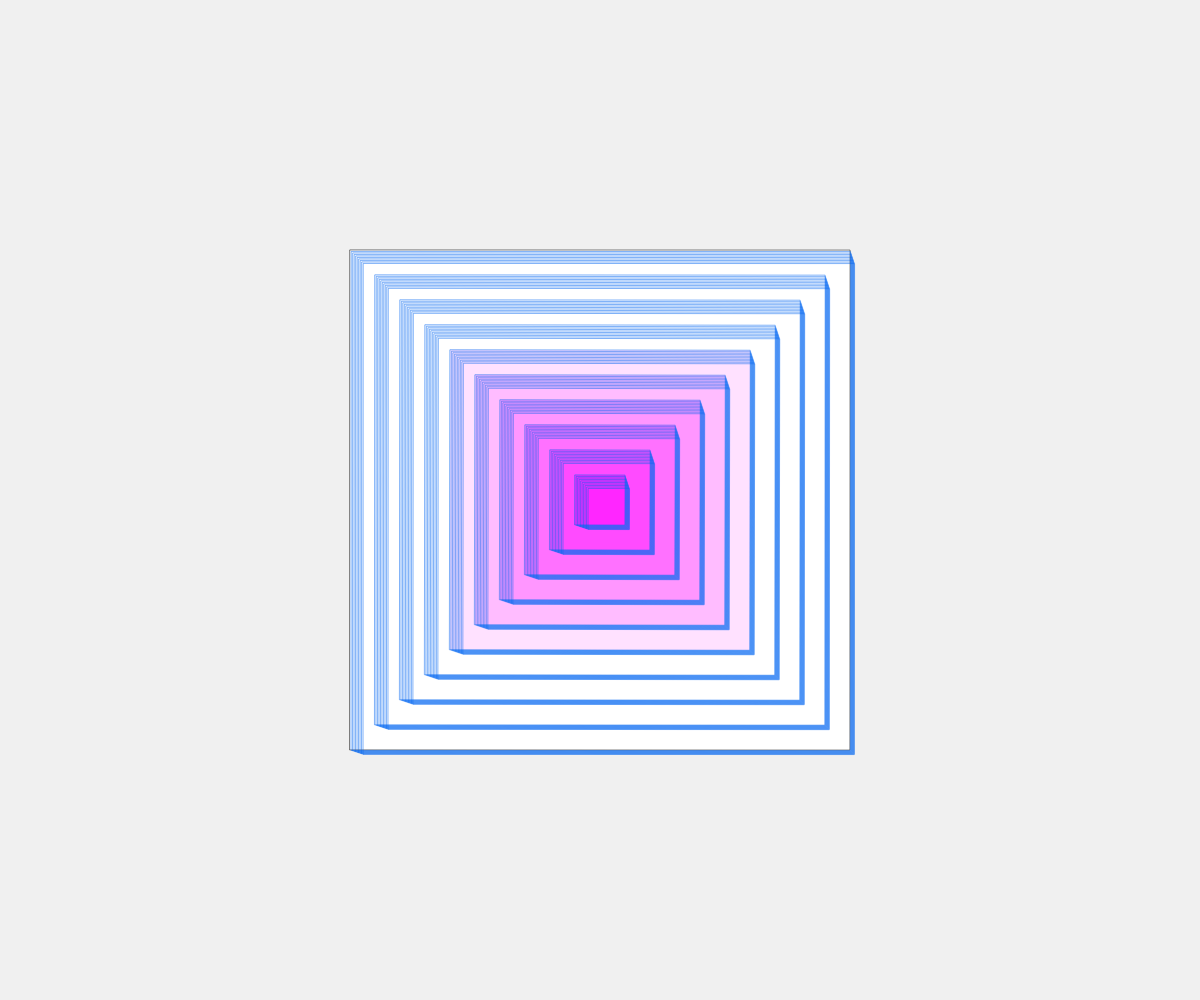
Frame 1 (no input)
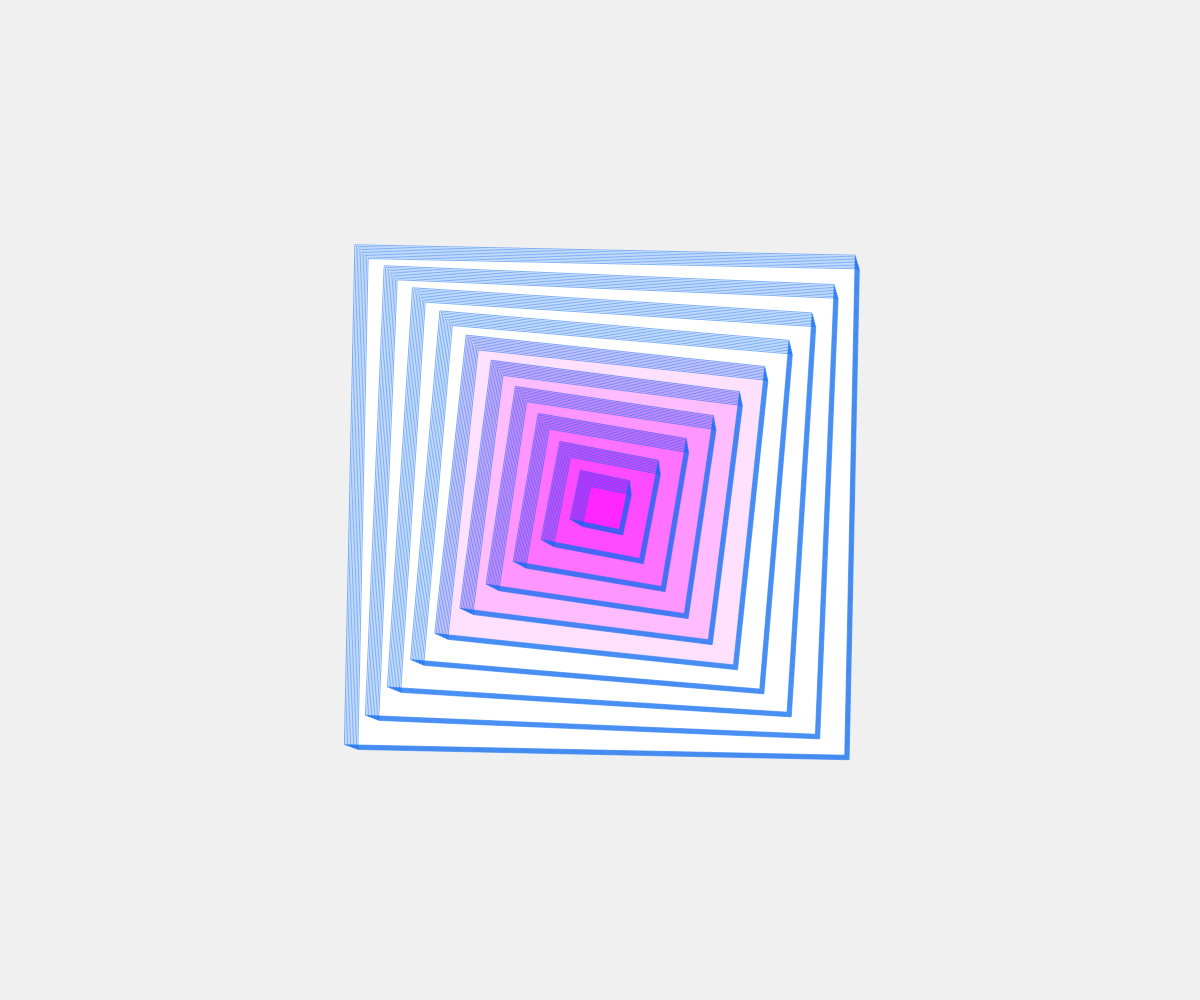
Frame 60 (no input)
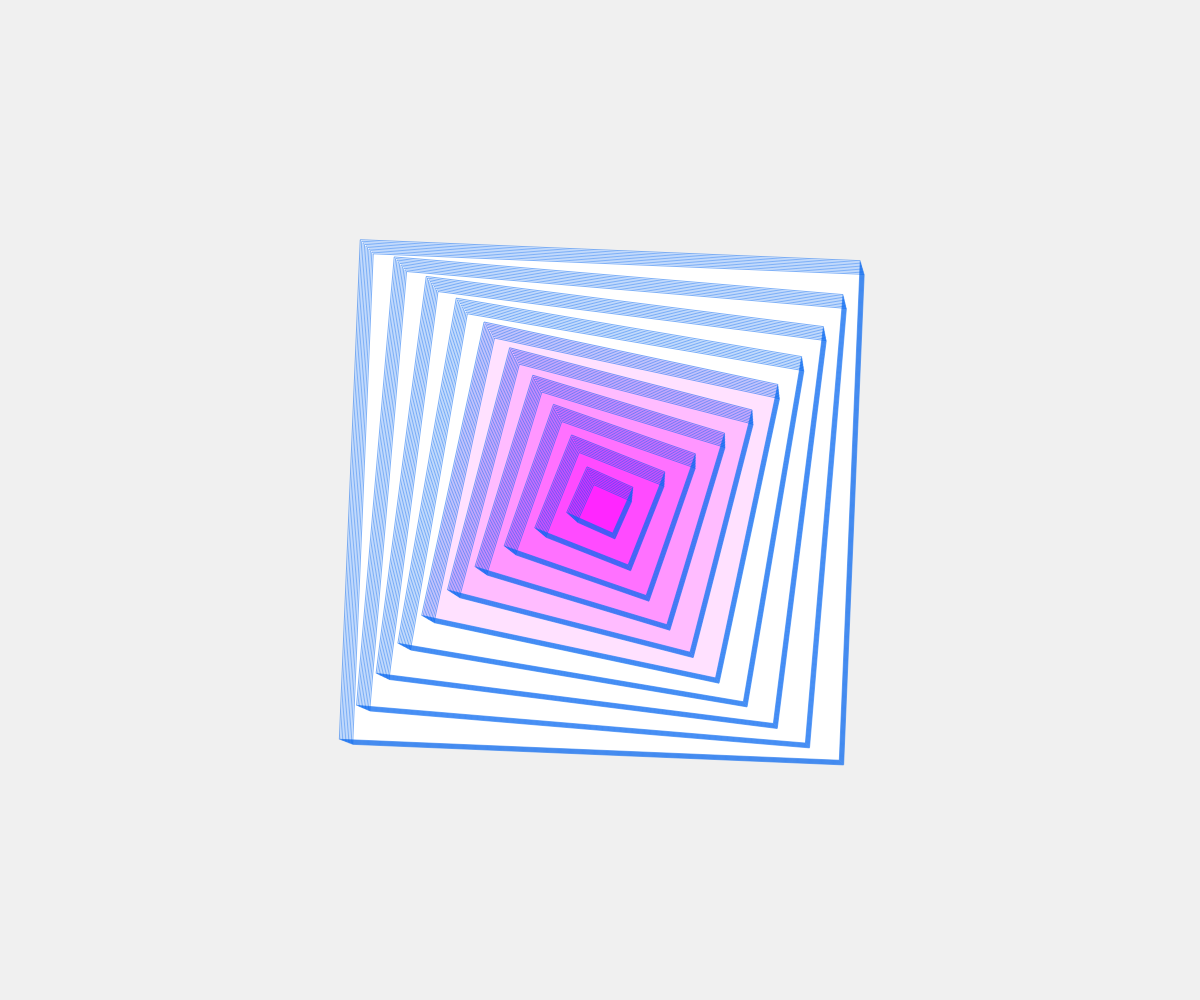
Frame 120 (the mouse pressed at the canvas centre since frame 60)

The p5.js sketch that drew these frames (run headless with seeded random() and noise() and a simulated clock; from frame 60 on, the mouse is pressed at the canvas centre):

// p5.js sketch
// ── sketch.js
function setup() {
  createCanvas(windowWidth, windowHeight);
  // Sets origin mode to be the rectangle's center
  rectMode(CENTER);
}

function draw() {
  background(240);

  // Moves rectangle to center of canvas
  translate(width / 2, height / 2);

  // Creates multiple rotating rectangles
  for (let x = 500; x > 0; x -= 50) {
      // Makes height the same as width so it's a square
      let y = x;
      strokeWeight(0.5);
      rotate(radians(frameCount / 50));
      fill(255, x*0.75, 255);
      rect(0, 0, x, y);
      noFill();
      stroke(0, 100, 240);
      for (let i = 1; i < 10; i++) {
        rect(0 + i, 0 + i, x - i, x - i);
      }
  }
}
